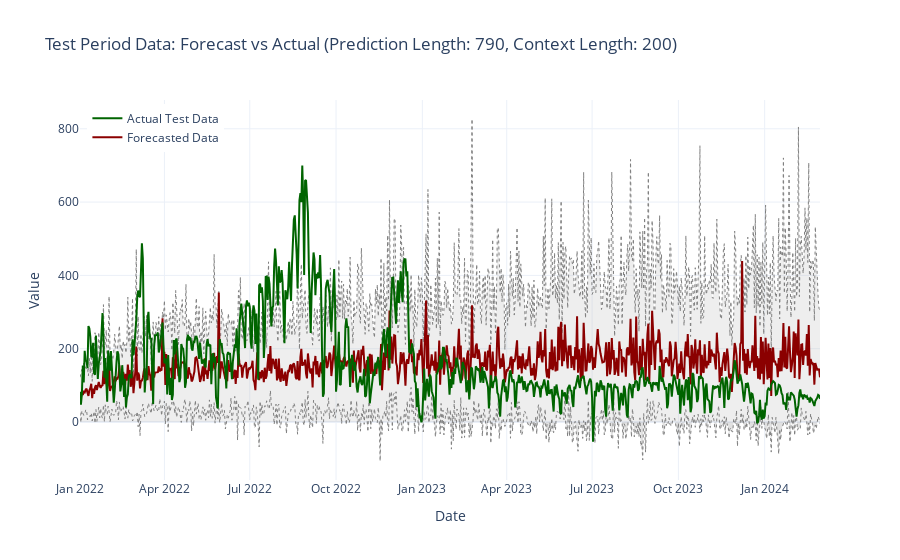

Notebook cell for this chart:
### Code cell
# Convert 'start' to a timestamp if necessary
start_date = inp['start'].to_timestamp() if hasattr(inp['start'], 'to_timestamp') else pd.Timestamp(inp['start'])

# Generate test period dates
test_start_date = pd.Timestamp(start_date) + pd.Timedelta(days=len(inp_values))
test_dates = pd.date_range(start=test_start_date, periods=PDT, freq='D')

# Confidence interval traces with reduced dominance
confidence_trace_upper = go.Scatter(
    x=test_dates,
    y=forecast.quantile(0.9).numpy() if torch.is_tensor(forecast.quantile(0.9)) else forecast.quantile(0.9),
    mode='lines',
    name='Confidence Interval Upper',
    line=dict(color='grey', width=1, dash='dot'),
    fill='tonexty',
    fillcolor='rgba(169, 169, 169, 0.2)',  # Light grey fill with reduced opacity
    showlegend=False
)

confidence_trace_lower = go.Scatter(
    x=test_dates,
    y=forecast.quantile(0.1).numpy() if torch.is_tensor(forecast.quantile(0.1)) else forecast.quantile(0.1),
    mode='lines',
    name='Confidence Interval Lower',
    line=dict(color='grey', width=1, dash='dot'),
    fill='tonexty',
    fillcolor='rgba(169, 169, 169, 0.2)',  # Light grey fill with reduced opacity
    showlegend=False
)

# Plotting with Plotly (focusing on the test period)
forecast_trace = go.Scatter(
    x=test_dates,
    y=forecast_values,
    mode='lines',
    name='Forecasted Data',
    line=dict(color='darkred', dash='solid')
)

label_trace = go.Scatter(
    x=test_dates,
    y=label_values,
    mode='lines',
    name='Actual Test Data',
    line=dict(color='darkgreen', dash='solid')
)

# Update layout for better visualization
layout = go.Layout(
    title=f"Test Period Data: Forecast vs Actual (Prediction Length: {PDT}, Context Length: {CTX})",
    xaxis=dict(title='Date', range=[test_dates[0], test_dates[-1]]),  # Set x-axis range to focus on the test period
    yaxis=dict(title='Value'),
    legend=dict(x=0.01, y=0.99),
    template='plotly_white',
)

# Ensure the actual and forecasted data are added last to bring them to the front
fig = go.Figure(data=[confidence_trace_lower, confidence_trace_upper, forecast_trace, label_trace], layout=layout)
fig.show()

### Figure 1 — Plotly figure (JSON) as saved in the notebook; plotly's stock layout.template omitted (floating-point values rounded to 4 significant figures; data arrays with more than 128 entries replaced by an {"elided": "..."} marker saying what was removed)
{"data": [{"fill": "tonexty", "fillcolor": "rgba(169, 169, 169, 0.2)", "line": {"color": "grey", "dash": "dot", "width": 1}, "mode": "lines", "name": "Confidence Interval Lower", "showlegend": false, "type": "scatter", "x": {"elided": "790 str values"}, "y": {"elided": "790 float values"}}, {"fill": "tonexty", "fillcolor": "rgba(169, 169, 169, 0.2)", "line": {"color": "grey", "dash": "dot", "width": 1}, "mode": "lines", "name": "Confidence Interval Upper", "showlegend": false, "type": "scatter", "x": {"elided": "790 str values"}, "y": {"elided": "790 float values"}}, {"line": {"color": "darkred", "dash": "solid"}, "mode": "lines", "name": "Forecasted Data", "type": "scatter", "x": {"elided": "790 str values"}, "y": {"elided": "790 float values"}}, {"line": {"color": "darkgreen", "dash": "solid"}, "mode": "lines", "name": "Actual Test Data", "type": "scatter", "x": {"elided": "790 str values"}, "y": {"elided": "790 float values"}}], "layout": {"legend": {"x": 0.01, "y": 0.99}, "title": {"text": "Test Period Data: Forecast vs Actual (Prediction Length: 790, Context Length: 200)"}, "xaxis": {"range": ["2022-01-01T00:00:00", "2024-02-29T00:00:00"], "title": {"text": "Date"}}, "yaxis": {"title": {"text": "Value"}}}}
